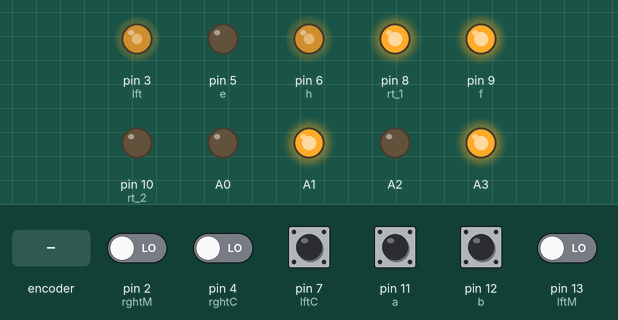
A sketch run on a simulated Arduino Uno, built with avr-gcc and run on an emulated ATmega328P. Shown: output pins drawn as LEDs (lit = HIGH). Dashed ring = blinking. Inputs (shaded band) come from the test bench; at power-on: pin 7 (lftC), pin 11 (a), pin 12 (b) HIGH, pin 2 (rghtM), pin 4 (rghtC), pin 13 (lftM) LOW. What the sketch prints to the serial monitor is not drawn.

Above: at 1.4 s.
1.5 s: rotary encoder on pin 11 (a) / pin 12 (b) turned 3 steps (first pin leading)
At 1.71 s:
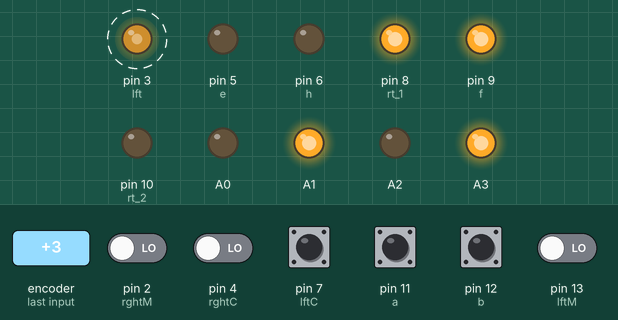
4.5 s: pin 2 (rghtM) driven HIGH
At 4.9 s:
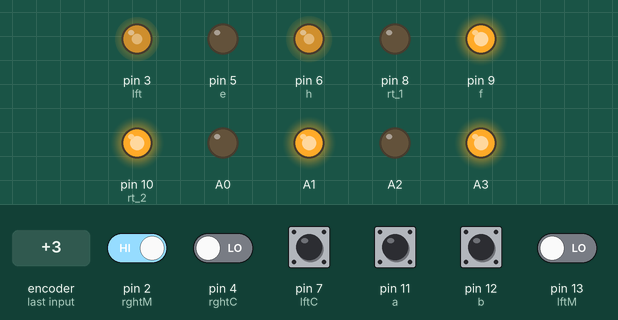
6.0 s: pin 2 (rghtM) driven LOW
At 7.2 s:
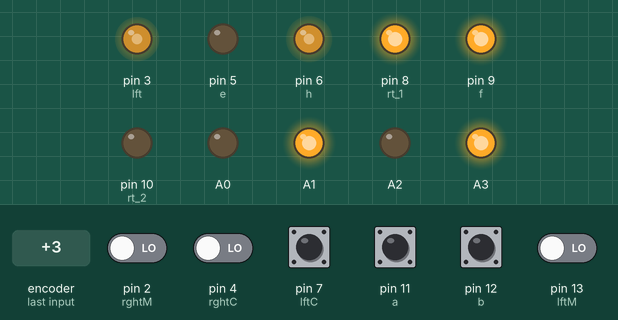
7.5 s: rotary encoder on pin 11 (a) / pin 12 (b) turned 2 steps (second pin leading)
At 7.71 s:
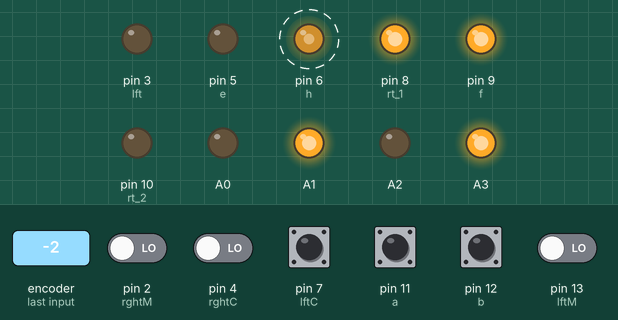
Timing chart, 0 to 10.4 s (numbered marks = the images above; inputs shaded):
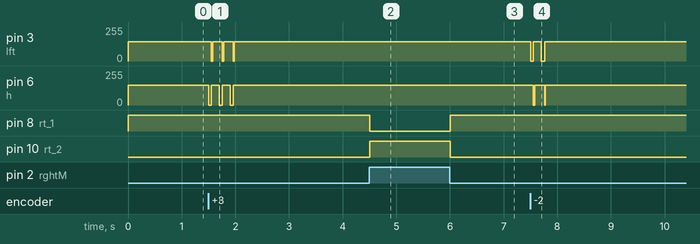

The sketch:

4_ir_sensor_right.ino
```cpp
// IR

int lftM = 13; // left most ir
int rghtM = 2; // right most ir
int a = 11;   // left
int b =12;    // right
int lftC = 7;
int rghtC = 4;

//motors
int rt_1 = 8;   //RIGHT
int rt_2 = 10;  // RIGHT


int h = 6;  //RIGHT


int e = 5;   //LEFT
int f = 9;   //LEFT


int lft = 3;   // LEFT

int rspeed = 150 ;
int lspeed = 145;
int l = 0;

int iter = 0;

void setup(){

// IR SIGNAL
pinMode(a,INPUT);
pinMode(b,INPUT);
pinMode(lftM,INPUT);
pinMode(rghtM,INPUT);
pinMode(rghtC,INPUT);
pinMode(lftC,INPUT);
pinMode(A0,OUTPUT);
pinMode(A1,OUTPUT);
pinMode(A2,OUTPUT);
pinMode(A3,OUTPUT);
digitalWrite(A1,HIGH);
digitalWrite(A0,LOW);
digitalWrite(A2,LOW);
digitalWrite(A3,HIGH);
//RIGHT MOTOR
pinMode(rt_1,OUTPUT);
pinMode(rt_2,OUTPUT);

//LEFT MOTOR
pinMode(e, OUTPUT);
pinMode(f,OUTPUT);

//CONTROL SPEED
analogWrite(h,rspeed);
analogWrite(lft,lspeed);
//LEFT
pinMode(lft,OUTPUT);
//RIGHT
pinMode(h,OUTPUT);
digitalWrite(rt_1,HIGH);
digitalWrite(rt_2,LOW);
digitalWrite(f,HIGH);
digitalWrite(e,LOW);
delay(200);

Serial.begin(9600);

}

void loop(){

bool left = digitalRead(a);
bool right = digitalRead(b);
bool lftMost = digitalRead(lftM);
bool rghtMost = digitalRead(rghtM);
bool lftCen = digitalRead(lftC);
bool rghtCen = digitalRead(rghtC);


if(!left)
{
  if(!right)
  {
    if (rghtMost ) {
      iter = 0;

      hardRight();
      while(!(right || left) )
      {
        hardRight();
        left = digitalRead(a);
        right = digitalRead(b);
        delay(10);
      }
      l = 1;
    } else if (lftMost )
    {
      iter = 0;

      hardLeft();
      l = 2;
    } else {
      if (l==1)
      {
        turnRight();
        delay(10);

        if (!lftCen && !rghtCen)
        {
           //deadend
           iter += 1;
            if (iter > 20) {
            // Dead end detected! Perform a U-turn
            while (!(left || right))
            {
              hardRight();
              left = digitalRead(a);
              right = digitalRead(b);
            }
            iter = 0;  // Reset the timer after the U-turn
            }
        }
        l = 1;
      } else if (l==2) {
        turnLeft();
        delay(10);
        if (!lftCen && !rghtCen)
        {
           //deadend
           iter += 1;
            if (iter > 20) {
            // Dead end detected! Perform a U-turn
            while (!(left || right))
            {
              hardLeft();
              left = digitalRead(a);
              right = digitalRead(b);
            }
            iter = 0;  // Reset the timer after the U-turn
            }
        }
        l = 2;
      } else {
        digitalWrite(rt_1,HIGH);
        digitalWrite(rt_2,LOW);
        digitalWrite(f,HIGH);
        digitalWrite(e,LOW);
        analogWrite(h,rspeed);
        analogWrite(lft,lspeed);
        delay(10);

        // if (back == 0) {
          iter += 1;
        if (iter > 30) {
            // Dead end detected! Perform a U-turn
            while (!(left || right))
            {
              hardLeft();
              left = digitalRead(a);
              right = digitalRead(b);
              delay(10);
            }
            iter = 0;  // Reset the timer after the U-turn
        }
        l=0;
      }
    }
  } else {
    iter = 0;

    if (rghtMost ) {
      hardRight();
      while(!(right || left))
      {
        hardRight();
        right = digitalRead(b);
        left = digitalRead(a);
      }
      l = 1;
    } else if (lftMost) {
      hardLeft();
      l = 2;
    } else {
      turnRight();
      l = 1;
    }
  }
} else if(!right) {
  iter = 0;

  if (rghtMost) {
      hardRight();
      while (!(right || left))
      {
        hardRight();
        left = digitalRead(a);
        right = digitalRead(b);
      }
      l = 1;
  } else if (lftMost)
    {
      hardLeft();
      l = 2;
    } else {
      turnLeft();
      l=2;
  }
} else {
  iter =0;
   Serial.println(2);
  if (lftMost && rghtMost)
  {
    while((lftMost || rghtMost) && (left || right))
    {
    digitalWrite(rt_1,HIGH);
    digitalWrite(rt_2,LOW);
    digitalWrite(f,HIGH);
    digitalWrite(e,LOW);
    analogWrite(h,rspeed);
    analogWrite(lft,lspeed);
    delay(10);
    }
    l=0;
  }
  else if (rghtMost){
    hardRight();
    while(!(left || right))
    {
      hardRight();
      left = digitalRead(a);
      right = digitalRead(b);
      Serial.println(10);
    }
    l=1;
  } else {
    digitalWrite(rt_1,HIGH);
    digitalWrite(rt_2,LOW);
    digitalWrite(f,HIGH);
    digitalWrite(e,LOW);
    analogWrite(h,rspeed);
    analogWrite(lft,lspeed);
    Serial.println(11);
    l=0;
  }
}

}

void turnLeft()
{
  digitalWrite(rt_1,HIGH);
      digitalWrite(rt_2,LOW);
      digitalWrite(f,HIGH);
      digitalWrite(e,LOW);
      analogWrite(h,rspeed);
      analogWrite(lft,0);
      delay(10);
}
void turnRight()
{
  digitalWrite(f,HIGH);
      digitalWrite(rt_2,LOW);
      digitalWrite(rt_1,HIGH);
      digitalWrite(e,LOW);
      analogWrite(h,0);
      analogWrite(lft,lspeed);
      delay(10);
}
void hardLeft()
{
   digitalWrite(f,LOW);
   digitalWrite(rt_2,LOW);
   digitalWrite(rt_1,HIGH);
   digitalWrite(e,HIGH);
   analogWrite(h,rspeed);
   analogWrite(lft,lspeed);
   delay(10);
}
void hardRight()
{
  digitalWrite(f,HIGH);
      digitalWrite(rt_2,HIGH);
      digitalWrite(rt_1,LOW);
      digitalWrite(e,LOW);
      analogWrite(h,rspeed);
      analogWrite(lft,lspeed);
      delay(10);
}
```

Measured:
- after the input at 1.5 s, pin 3 (lft): alternates 145/255 for 0.18 s and 0/255 for 0.03 s, 6 changes in all, then stays 145/255, starting after 0.05 s; pin 6 (h): 150/255 → 0/255 after 0.41 s, → 150/255 0.06 s later
- after the input at 4.5 s, pin 8 (rt_1): HIGH → LOW at once; pin 10 (rt_2): LOW → HIGH at once
- after the input at 6.0 s, pin 8 (rt_1): LOW → HIGH at once; pin 10 (rt_2): HIGH → LOW at once
- after the input at 7.5 s, pin 3 (lft): 145/255 → 0/255 after 0.21 s, → 145/255 0.06 s later; pin 6 (h): alternates 150/255 for 0.18 s and 0/255 for 0.02 s, 4 changes in all, then stays 150/255, starting after 0.05 s
